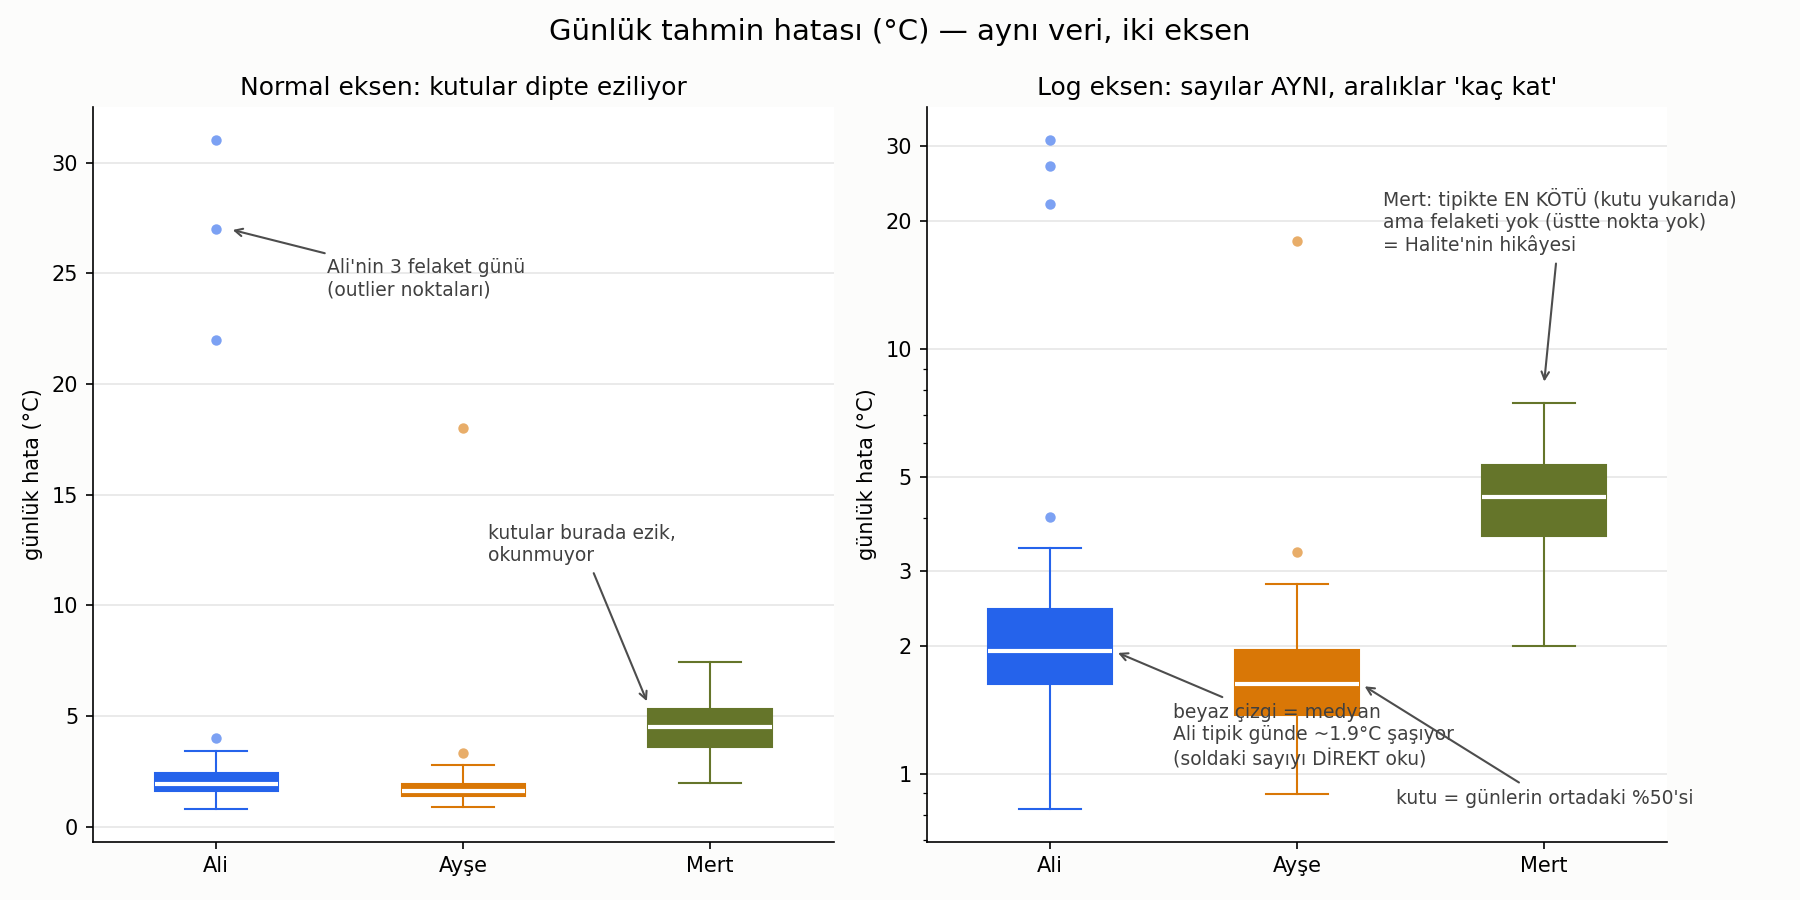

Source code (Python):
"""Ogretici ornek: box plot nasil okunur + log eksen ne yapar.

Senaryo (basit): 3 arkadas 100 gun boyunca hava sicakligi tahmin ediyor.
Her gunun sonunda tek sayi var: o gun kac derece sasirdigi (= "gunluk hata").
Kisi basina 100 sayi -> her kisi icin BIR kutu. Ana RMSE grafigindeki
"koşu basina RMSE" ile ayni mantik: 1 kosu -> 1 sayi -> kutuya girer.

Sol panel: normal (lineer) eksen. Sag panel: AYNI veri, log eksen.
"""
from __future__ import annotations

import matplotlib

matplotlib.use("Agg")
import matplotlib.pyplot as plt
import numpy as np

rng = np.random.default_rng(7)

# Uc arkadas: Ali (tipikte iyi ama 3 felaket gunu var),
# Ayse (tipikte en iyi, 1 felaket), Mert (tipikte en kotu ama felaketsiz).
ali = np.concatenate([rng.lognormal(np.log(2.0), 0.35, 97), [22.0, 27.0, 31.0]])
ayse = np.concatenate([rng.lognormal(np.log(1.7), 0.30, 99), [18.0]])
mert = rng.lognormal(np.log(4.5), 0.25, 100)

people = ["Ali", "Ayşe", "Mert"]
data = [ali, ayse, mert]
colors = ["#2563EB", "#D97706", "#65752A"]

fig, axes = plt.subplots(1, 2, figsize=(12, 6), sharey=False)
fig.suptitle(
    "Günlük tahmin hatası (°C) — aynı veri, iki eksen",
    fontsize=14,
)

for ax, log_scale in zip(axes, (False, True)):
    bp = ax.boxplot(
        data,
        tick_labels=people,
        patch_artist=True,
        widths=0.5,
        whis=1.5,
        flierprops=dict(marker="o", markersize=5, alpha=0.6),
        medianprops=dict(color="white", linewidth=2),
    )
    for patch, flier, color in zip(bp["boxes"], bp["fliers"], colors):
        patch.set_facecolor(color)
        patch.set_edgecolor(color)
        flier.set_markerfacecolor(color)
        flier.set_markeredgecolor("none")
    for part in ("whiskers", "caps"):
        for line, color in zip(bp[part], np.repeat(colors, 2)):
            line.set_color(color)

    if log_scale:
        ax.set_yscale("log")
        ticks = [1, 2, 3, 5, 10, 20, 30]
        ax.set_yticks(ticks)
        ax.set_yticklabels([str(t) for t in ticks])
        ax.set_title("Log eksen: sayılar AYNI, aralıklar 'kaç kat'")
    else:
        ax.set_title("Normal eksen: kutular dipte eziliyor")
    ax.set_ylabel("günlük hata (°C)")
    ax.grid(axis="y", color="0.9", linewidth=0.8)
    ax.set_axisbelow(True)
    for spine in ("top", "right"):
        ax.spines[spine].set_visible(False)

# Sol panel: sorunlari isaretle
ax0 = axes[0]
ax0.annotate(
    "Ali'nin 3 felaket günü\n(outlier noktaları)",
    xy=(1.05, 27), xytext=(1.45, 24),
    arrowprops=dict(arrowstyle="->", color="0.3"), fontsize=9, color="0.25",
)
ax0.annotate(
    "kutular burada ezik,\nokunmuyor",
    xy=(2.75, 5.5), xytext=(2.1, 12),
    arrowprops=dict(arrowstyle="->", color="0.3"), fontsize=9, color="0.25",
)

# Sag panel: nasil okunacagini isaretle
ax1 = axes[1]
med_ali = float(np.median(ali))
ax1.annotate(
    f"beyaz çizgi = medyan\nAli tipik günde ~{med_ali:.1f}°C şaşıyor\n(soldaki sayıyı DİREKT oku)",
    xy=(1.26, med_ali), xytext=(1.5, 1.05),
    arrowprops=dict(arrowstyle="->", color="0.3"), fontsize=9, color="0.25",
)
ax1.annotate(
    "kutu = günlerin ortadaki %50'si",
    xy=(2.26, float(np.median(ayse))), xytext=(2.4, 0.85),
    arrowprops=dict(arrowstyle="->", color="0.3"), fontsize=9, color="0.25",
)
ax1.annotate(
    "Mert: tipikte EN KÖTÜ (kutu yukarıda)\nama felaketi yok (üstte nokta yok)\n= Halite'nin hikâyesi",
    xy=(3.0, 8.2), xytext=(2.35, 17),
    arrowprops=dict(arrowstyle="->", color="0.3"), fontsize=9, color="0.25",
)

fig.tight_layout()
out = "learning/boxplot_ornek.png"
fig.savefig(out, dpi=150, facecolor="#fcfcfb")
print("yazildi:", out)
print("medyanlar:", {p: round(float(np.median(d)), 2) for p, d in zip(people, data)})
